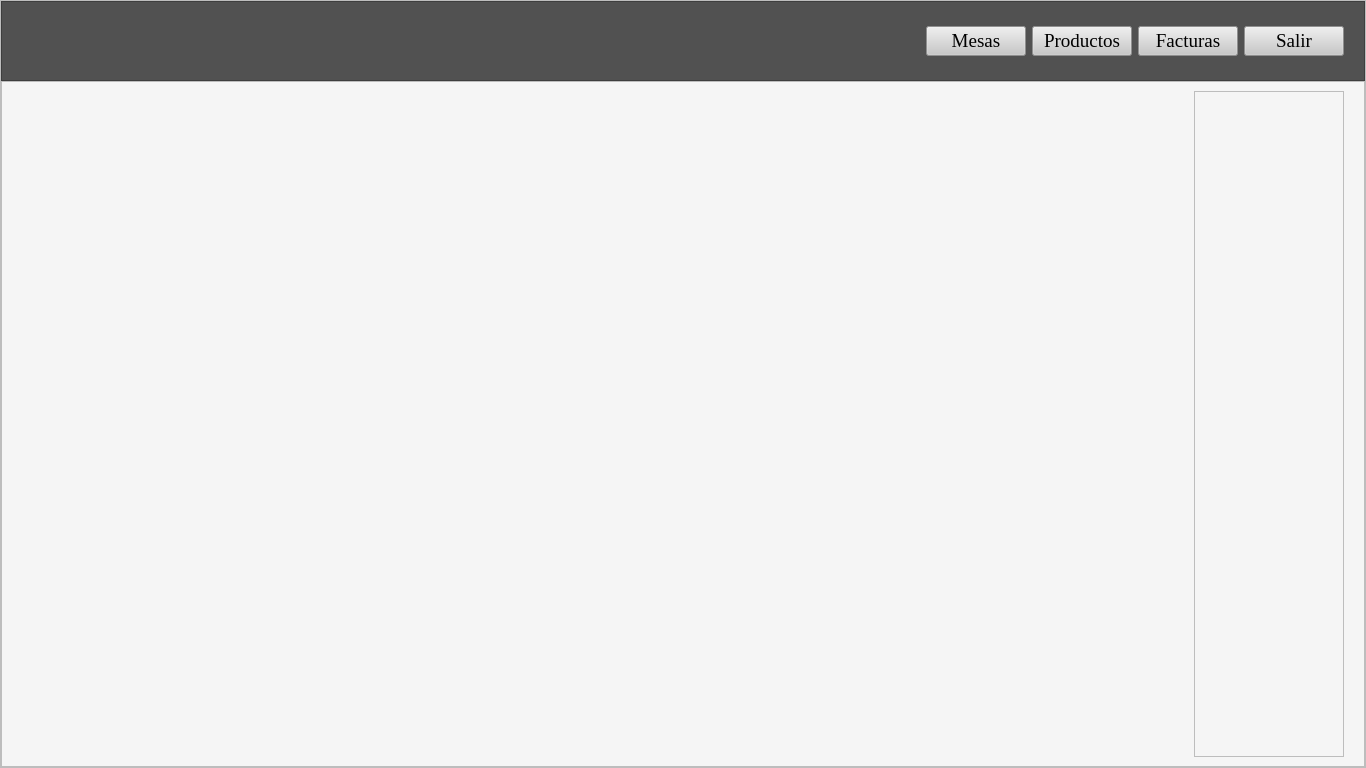
<?xml version="1.0" encoding="UTF-8"?>
<ui version="4.0">
 <class>MainWindow</class>
 <widget class="QMainWindow" name="MainWindow">
  <property name="geometry">
   <rect>
    <x>0</x>
    <y>0</y>
    <width>1366</width>
    <height>768</height>
   </rect>
  </property>
  <property name="sizePolicy">
   <sizepolicy hsizetype="MinimumExpanding" vsizetype="MinimumExpanding">
    <horstretch>0</horstretch>
    <verstretch>0</verstretch>
   </sizepolicy>
  </property>
  <property name="minimumSize">
   <size>
    <width>1366</width>
    <height>768</height>
   </size>
  </property>
  <property name="windowTitle">
   <string>MainWindow</string>
  </property>
  <widget class="QWidget" name="centralwidget">
   <layout class="QVBoxLayout" name="verticalLayout">
    <property name="spacing">
     <number>0</number>
    </property>
    <property name="leftMargin">
     <number>0</number>
    </property>
    <property name="topMargin">
     <number>0</number>
    </property>
    <property name="rightMargin">
     <number>0</number>
    </property>
    <property name="bottomMargin">
     <number>0</number>
    </property>
    <item>
     <widget class="QFrame" name="frame">
      <property name="styleSheet">
       <string notr="true">background-color:#F5F5F5;</string>
      </property>
      <property name="frameShape">
       <enum>QFrame::StyledPanel</enum>
      </property>
      <property name="frameShadow">
       <enum>QFrame::Raised</enum>
      </property>
      <layout class="QVBoxLayout" name="verticalLayout_2">
       <property name="spacing">
        <number>0</number>
       </property>
       <property name="leftMargin">
        <number>0</number>
       </property>
       <property name="topMargin">
        <number>0</number>
       </property>
       <property name="rightMargin">
        <number>0</number>
       </property>
       <property name="bottomMargin">
        <number>0</number>
       </property>
       <item>
        <widget class="QFrame" name="frame_header">
         <property name="minimumSize">
          <size>
           <width>40</width>
           <height>80</height>
          </size>
         </property>
         <property name="maximumSize">
          <size>
           <width>16777215</width>
           <height>80</height>
          </size>
         </property>
         <property name="styleSheet">
          <string notr="true">background-color: rgb(81, 81, 81);
</string>
         </property>
         <property name="frameShape">
          <enum>QFrame::StyledPanel</enum>
         </property>
         <property name="frameShadow">
          <enum>QFrame::Raised</enum>
         </property>
         <layout class="QHBoxLayout" name="horizontalLayout">
          <property name="leftMargin">
           <number>10</number>
          </property>
          <property name="rightMargin">
           <number>20</number>
          </property>
          <item>
           <widget class="QLabel" name="label">
            <property name="minimumSize">
             <size>
              <width>10</width>
              <height>10</height>
             </size>
            </property>
            <property name="maximumSize">
             <size>
              <width>60</width>
              <height>100</height>
             </size>
            </property>
            <property name="font">
             <font>
              <family>Baskerville Old Face</family>
              <pointsize>12</pointsize>
              <weight>50</weight>
              <bold>false</bold>
             </font>
            </property>
            <property name="text">
             <string/>
            </property>
            <property name="pixmap">
             <pixmap>../../DIBUJOS PRACTICAS EN INK/app de restaurante/icono.png</pixmap>
            </property>
            <property name="scaledContents">
             <bool>true</bool>
            </property>
           </widget>
          </item>
          <item>
           <spacer name="horizontalSpacer">
            <property name="orientation">
             <enum>Qt::Horizontal</enum>
            </property>
            <property name="sizeHint" stdset="0">
             <size>
              <width>399</width>
              <height>17</height>
             </size>
            </property>
           </spacer>
          </item>
          <item>
           <widget class="QPushButton" name="pushButton_Mesas">
            <property name="minimumSize">
             <size>
              <width>100</width>
              <height>0</height>
             </size>
            </property>
            <property name="maximumSize">
             <size>
              <width>100</width>
              <height>16777215</height>
             </size>
            </property>
            <property name="font">
             <font>
              <family>Georgia</family>
              <pointsize>14</pointsize>
             </font>
            </property>
            <property name="focusPolicy">
             <enum>Qt::ClickFocus</enum>
            </property>
            <property name="styleSheet">
             <string notr="true">background-color: rgb(200, 200, 200);
</string>
            </property>
            <property name="text">
             <string>Mesas</string>
            </property>
           </widget>
          </item>
          <item>
           <widget class="QPushButton" name="pushButton_Productos">
            <property name="minimumSize">
             <size>
              <width>100</width>
              <height>0</height>
             </size>
            </property>
            <property name="maximumSize">
             <size>
              <width>100</width>
              <height>16777215</height>
             </size>
            </property>
            <property name="font">
             <font>
              <family>Georgia</family>
              <pointsize>14</pointsize>
             </font>
            </property>
            <property name="focusPolicy">
             <enum>Qt::ClickFocus</enum>
            </property>
            <property name="styleSheet">
             <string notr="true">background-color: rgb(200, 200, 200);</string>
            </property>
            <property name="text">
             <string>Productos</string>
            </property>
           </widget>
          </item>
          <item>
           <widget class="QPushButton" name="pushButton_Facturas">
            <property name="minimumSize">
             <size>
              <width>100</width>
              <height>0</height>
             </size>
            </property>
            <property name="maximumSize">
             <size>
              <width>100</width>
              <height>16777215</height>
             </size>
            </property>
            <property name="font">
             <font>
              <family>Georgia</family>
              <pointsize>14</pointsize>
             </font>
            </property>
            <property name="styleSheet">
             <string notr="true">background-color: rgb(200, 200, 200);</string>
            </property>
            <property name="text">
             <string>Facturas</string>
            </property>
           </widget>
          </item>
          <item>
           <widget class="QPushButton" name="pushButton">
            <property name="minimumSize">
             <size>
              <width>100</width>
              <height>0</height>
             </size>
            </property>
            <property name="maximumSize">
             <size>
              <width>100</width>
              <height>16777215</height>
             </size>
            </property>
            <property name="font">
             <font>
              <family>Georgia</family>
              <pointsize>14</pointsize>
             </font>
            </property>
            <property name="styleSheet">
             <string notr="true">background-color: rgb(200, 200, 200);</string>
            </property>
            <property name="text">
             <string>Salir</string>
            </property>
           </widget>
          </item>
         </layout>
        </widget>
       </item>
       <item>
        <widget class="QFrame" name="frame_main">
         <property name="frameShape">
          <enum>QFrame::StyledPanel</enum>
         </property>
         <property name="frameShadow">
          <enum>QFrame::Raised</enum>
         </property>
         <layout class="QHBoxLayout" name="horizontalLayout_3">
          <property name="leftMargin">
           <number>10</number>
          </property>
          <property name="rightMargin">
           <number>20</number>
          </property>
          <item alignment="Qt::AlignRight">
           <widget class="QFrame" name="frame_2">
            <property name="minimumSize">
             <size>
              <width>150</width>
              <height>0</height>
             </size>
            </property>
            <property name="maximumSize">
             <size>
              <width>150</width>
              <height>16777215</height>
             </size>
            </property>
            <property name="frameShape">
             <enum>QFrame::StyledPanel</enum>
            </property>
            <property name="frameShadow">
             <enum>QFrame::Raised</enum>
            </property>
            <layout class="QVBoxLayout" name="verticalLayout_3">
             <property name="leftMargin">
              <number>0</number>
             </property>
             <property name="rightMargin">
              <number>0</number>
             </property>
            </layout>
           </widget>
          </item>
         </layout>
        </widget>
       </item>
      </layout>
     </widget>
    </item>
   </layout>
  </widget>
 </widget>
 <resources/>
 <connections/>
</ui>
